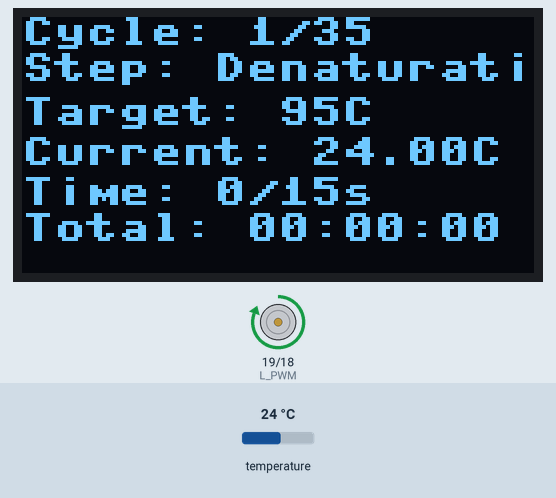
This program was run on a simulated ESP32 board running MicroPython. Shown: 128×64 one-colour display, motor-driver pin pairs drawn as motors (green arrow = first pin HIGH = forward, orange = second pin HIGH = backward, longer = more drive, scaled by the enable pin). The inputs (shaded band) are chosen by the test bench; at power-on: temperature 24 °C. The clock reads 2024-03-15 10:24:30 at power-on unless the program sets it; library files of the repository ran but are not shown: ssd1306.py.

Above: at 1.2 s.
1.3 s: temperature set to 12 °C
At 3.1 s:
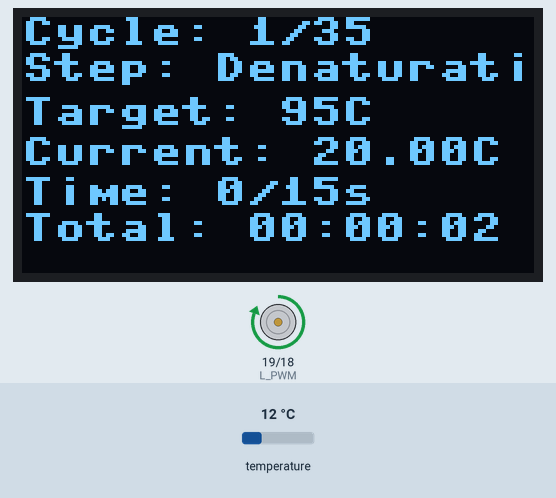
5.0 s: temperature set to 19 °C
At 8.4 s:
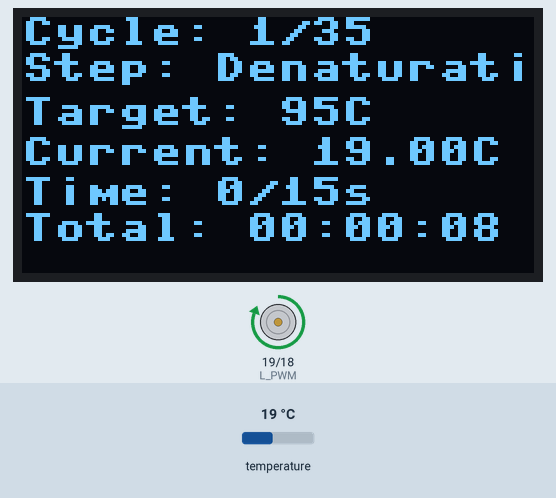
8.6 s: temperature set to 28 °C
At 17.6 s:
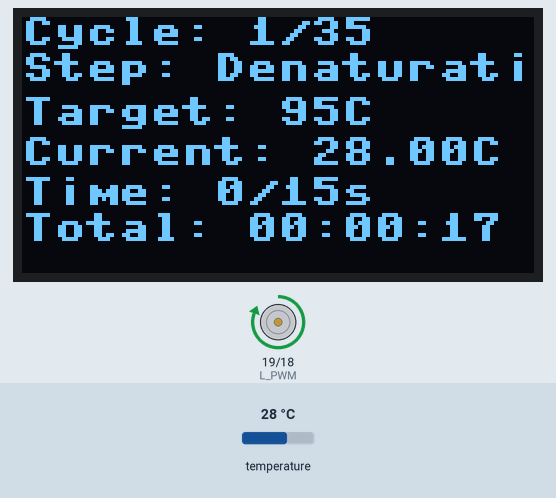
Timing chart, 0 to 18.2 s (numbered marks = the images above; inputs shaded):
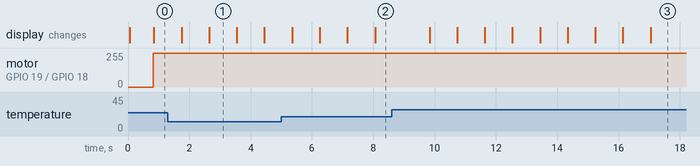

The program:

main_pcr.py
```python
# ניסיון שני לקוד PCR
# עובד קצת יותר טוב ברעיון של להשתמש ב PID רק לצורך כוונון עדין כשמגיעים לאיזור טמפרטורת היעד
# בינתיים זה הקוד היציב שעובד


from machine import Pin, PWM, ADC, I2C
import onewire, ds18x20, time, math, machine
from ssd1306 import SSD1306_I2C

# ------------------------
# הגדרות בסיסיות
# ------------------------
PWM_MAX = 1023  # ערך מקסימלי של PWM אם רוצים כמו 5 וולט אז צריך 426

PWM_FREQ = 5000  # תדר ה-PWM

# ------------------------
# הגדרת פינים ל-BTS7960
# ------------------------
R_EN = Pin(15, Pin.OUT)  # אפשר קירור
R_PWM = PWM(Pin(18))
L_EN = Pin(23, Pin.OUT)  # אפשר חימום
L_PWM = PWM(Pin(19))

R_PWM.freq(PWM_FREQ)
L_PWM.freq(PWM_FREQ)

R_EN.value(1)  # אפשר קירור
L_EN.value(1)  # אפשר חימום


# ------------------------
# הגדרת הפינים של הרוטרי אנקודר
# ------------------------
clk_pin = Pin(25, Pin.IN, Pin.PULL_UP)  # CLK
dt_pin = Pin(26, Pin.IN, Pin.PULL_UP)   # DT
button_pin = Pin(27, Pin.IN, Pin.PULL_UP)  # כפתור על פין 27

# ------------------------
# הגדרת חיישן NTC
# ------------------------
adc_pin = 34
adc = ADC(Pin(adc_pin))
adc.width(ADC.WIDTH_10BIT)
adc.atten(ADC.ATTN_11DB)

#R_NOMINAL = 10000
#B_COEFFICIENT = 3950
R_NOMINAL = 7000 # זה מתאים לאמת לא יודע למה
B_COEFFICIENT = 3380 # זה מה שרשום
T_NOMINAL = 25
SERIES_RESISTOR = 10000

# ------------------------
# משתני PID
# ------------------------
Kp = 2.0  # מקדם פרופורציונלי
Ki = 0.1  # מקדם אינטגרלי
Kd = 1.0  # מקדם נגזר
last_error = 0
integral = 0

# --------------------
ds_sensor = ds18x20.DS18X20(onewire.OneWire(machine.Pin(15)))

# ------------------------
# תוכנית PCR
# ------------------------
PCR_STEPS = [
    {"name": "Denaturation", "temp": 95, "time": 15},  # שלב 1
    {"name": "Annealing", "temp": 60, "time": 60},  # שלב 2
    {"name": "Extension", "temp": 72, "time": 15},  # שלב 3
]

CYCLES = 35  # מספר מחזורים

TEMP_TOLERANCE = 0.5  # סבילות טמפרטורה (חצי מעלה)

# ------------------------
# הגדרת מסך OLED
# ------------------------
i2c = I2C(1, scl=Pin(22), sda=Pin(21))
oled = SSD1306_I2C(128, 64, i2c)  # גודל מסך: 128x64 פיקסלים

# ------------------------
# פונקציות
# ------------------------

# פונקציה לחישוב ממוצע מתגלגל
def calculate_moving_average(values, new_value, max_size=3):
    values.append(new_value)
    if len(values) > max_size:
        values.pop(0)
    return sum(values) / len(values)

# קריאת טמפרטורה מחיישן NTC
def read_temperature(temp_history):

    roms = ds_sensor.scan()

    ds_sensor.convert_temp()
    time.sleep_ms(750)
    for rom in roms:
        temperature_c = ds_sensor.read_temp(rom)
    return calculate_moving_average(temp_history, temperature_c)
    '''
    adc_value = adc.read()
    resistance = SERIES_RESISTOR / ((1023 / adc_value) - 1)
    steinhart = resistance / R_NOMINAL
    steinhart = math.log(steinhart)
    steinhart /= B_COEFFICIENT
    steinhart += 1.0 / (T_NOMINAL + 273.15)
    steinhart = 1.0 / steinhart
    temperature_c = steinhart - 273.15
    return calculate_moving_average(temp_history, temperature_c)
    '''
# פונקציית PID לשליטה בפלטייר
def pid_control(setpoint, current_temp):
    global last_error, integral

    # חישוב השגיאה
    error = setpoint - current_temp
    integral += error
    derivative = error - last_error
    last_error = error

    # חישוב פלט ה-PID
    output = Kp * error + Ki * integral + Kd * derivative

    # הגבלת הפלט
    output = max(0, min(PWM_MAX, int(abs(output))))
    return output, error

# שליטה בפלטייר דרך BTS7960
def control_peltier(setpoint, current_temp):
    global last_error, integral

    # חישוב השגיאה
    error = setpoint - current_temp

    # אם הפער גדול מעשר מעלות הפלטייר יפעל במלוא העוצמה
    if abs(error) > 0.5:
        if error > 0:
            # חימום
            L_PWM.duty(PWM_MAX)
            R_PWM.duty(0)
        elif error < 0:
            # קירור
            L_PWM.duty(0)
            R_PWM.duty(PWM_MAX)
    else:
        # הפעלת PID לכיוונון עדין
        pwm_value, error = pid_control(setpoint, current_temp)
        if error > 0:
            # חימום
            L_PWM.duty(pwm_value)
            R_PWM.duty(0)
        elif error < 0:
            # קירור
            L_PWM.duty(0)
            R_PWM.duty(pwm_value)
        else:
            # טמפרטורה יציבה
            L_PWM.duty(0)
            R_PWM.duty(0)


# ------------------------
# משתנה לזמן התחלת התוכנית
# ------------------------
start_time_program = time.time()  # שמירת זמן התחלת התוכנית


# עדכון תצוגת המסך
def update_display(cycle, total_cycles, step, total_steps, target_temp, current_temp, step_time, step_name, elapsed_time):

    # חישוב הזמן הכולל שחלף
    total_elapsed_time = int(time.time() - start_time_program)
    hours = total_elapsed_time // 3600
    minutes = (total_elapsed_time % 3600) // 60
    seconds = total_elapsed_time % 60

    oled.fill(0)  # נקה מסך
    oled.text(f"Cycle: {cycle}/{total_cycles}", 0, 0)
    oled.text(f"Step: {step_name}", 0, 9)
    oled.text(f"Target: {target_temp}C", 0, 20)
    oled.text(f"Current: {current_temp:.2f}C", 0, 30)
    oled.text(f"Time: {elapsed_time}/{step_time}s", 0, 40)
    oled.text(f"Total: {hours:02}:{minutes:02}:{seconds:02}", 0, 49)  # הצגת זמן כולל
    oled.show()

# ------------------------
# לולאה ראשית
# ------------------------
for cycle in range(CYCLES):
    for step, params in enumerate(PCR_STEPS, start=1):
        target_temp = params["temp"]
        step_time = params["time"]
        step_name = params["name"]
        start_time = None  # זמן תחילת השלב
        last_display_update = 0  # זמן עדכון אחרון של המסך
        temp_history = []  # היסטוריית טמפרטורות לממוצע מתגלגל

        while start_time is None or (time.time() - start_time < step_time):
            current_temp = read_temperature(temp_history)
            control_peltier(target_temp, current_temp)

            # בדיקה אם הגענו לטמפרטורת היעד
            if start_time is None and abs(current_temp - target_temp) <= TEMP_TOLERANCE:
                start_time = time.time()  # התחל למדוד את זמן השלב

            # עדכון המסך פעם בשנייה בלבד
            elapsed_time = int(time.time() - start_time) if start_time else 0
            if time.time() - last_display_update >= 1:
                update_display(cycle + 1, CYCLES, step, len(PCR_STEPS), target_temp, current_temp, step_time, step_name, elapsed_time)
                last_display_update = time.time()

            time.sleep(0.1)  # המתנה קצרה לעדכון

# כיבוי BTS7960 בסיום
R_PWM.duty(0)
L_PWM.duty(0)
oled.fill(0)
oled.text("PCR Complete", 0, 20)
oled.show()
print("PCR Complete")
```

Measured:
- what the display in image 1 shows lasts 0.9 s, from 2.6 s to 3.5 s
